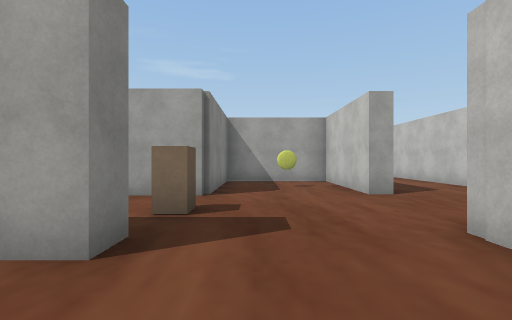
View 1 (above)

24 first-person views from a walk through a 3-D level made in the Unity game engine. The camera is 1.4 m above the floor, looks level and sees 85° across. The floor is counted in squares, 2 m on a side. Each view is taken from the middle of a square. On the plan, view 1 faces up. The plan holds only what a view shows up to about 9 squares ahead; the rest is blank. The player is left out. Some surface patterns are stand-ins.

View 2
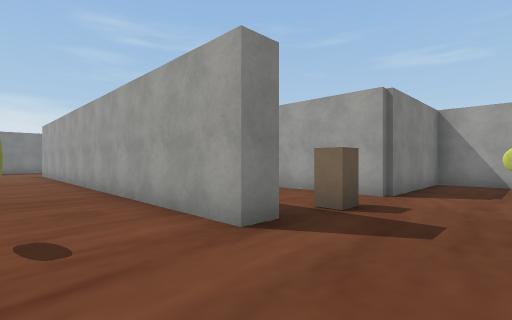

View 3
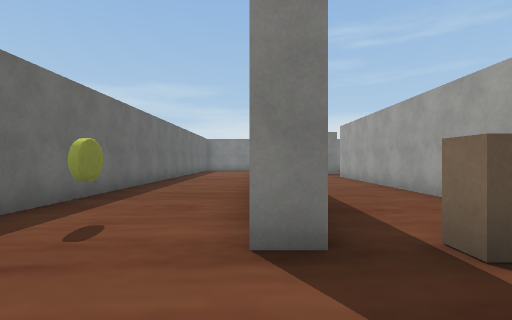

View 4
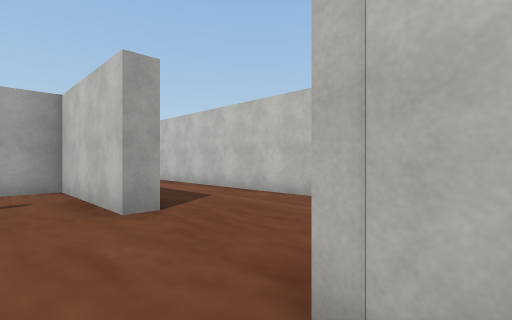

View 5
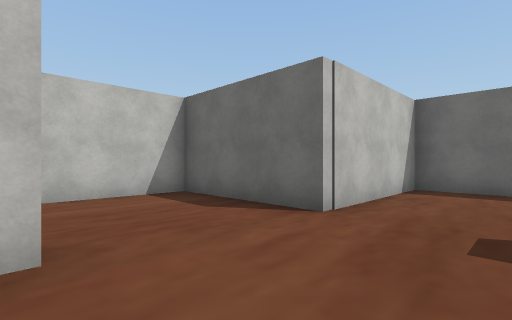

View 6
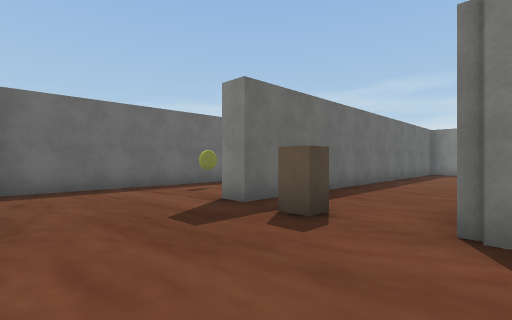

View 7
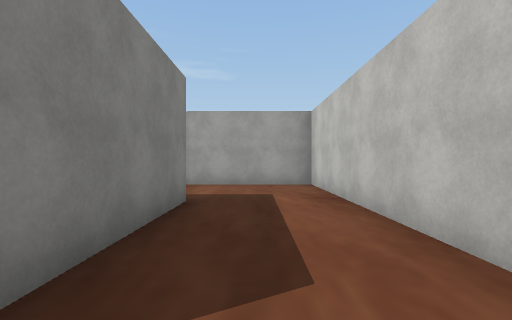

View 8
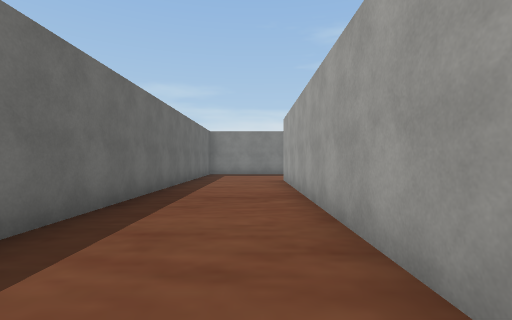

View 9
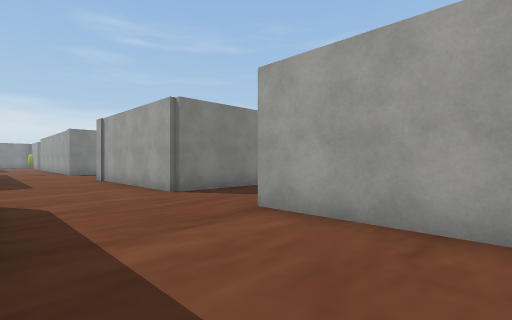

View 10
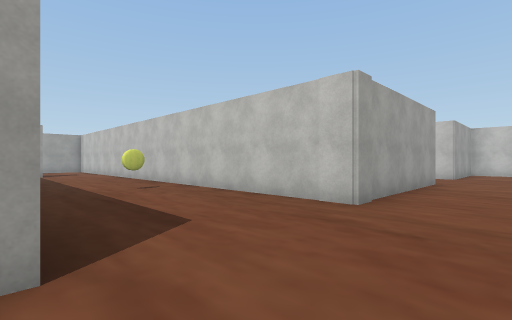

View 11
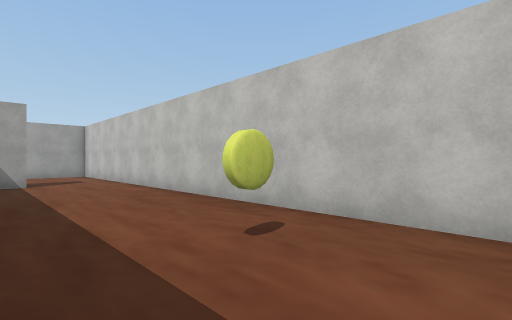

View 12
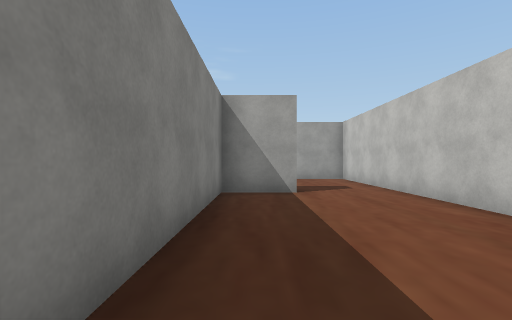

View 13
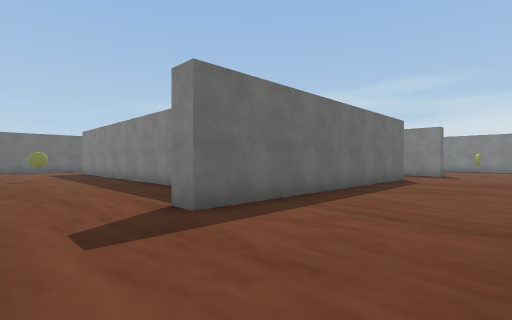

View 14
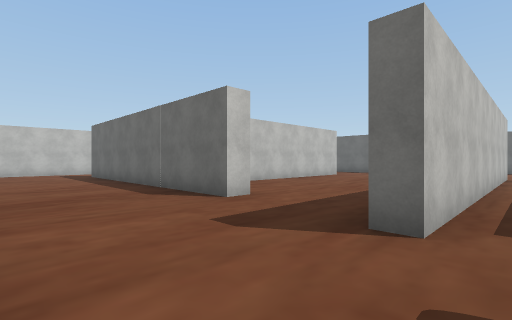

View 15
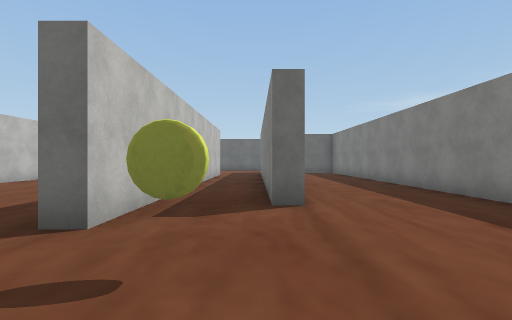

View 16
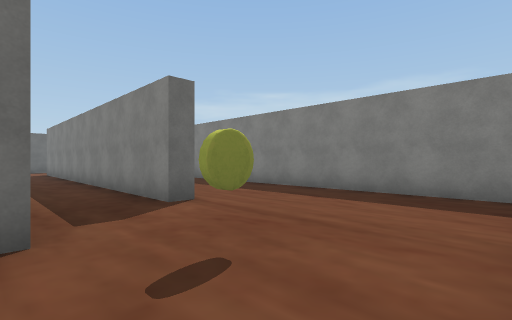

View 17
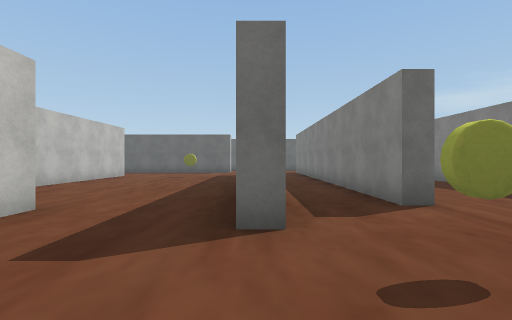

View 18
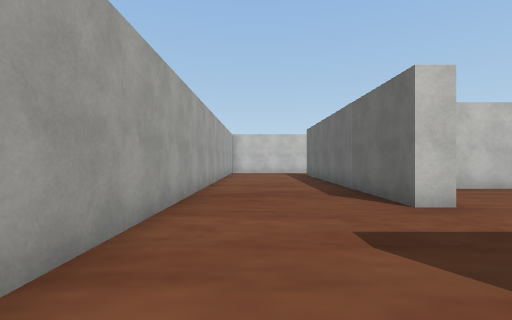

View 19
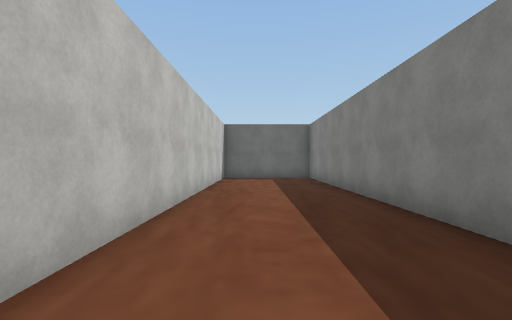

View 20
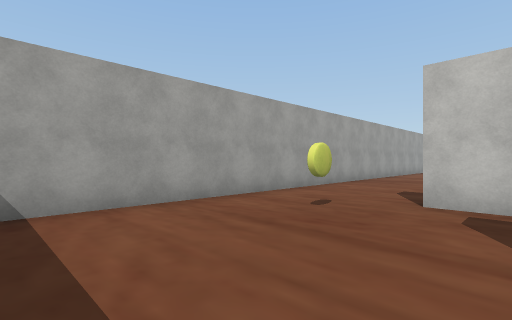

View 21
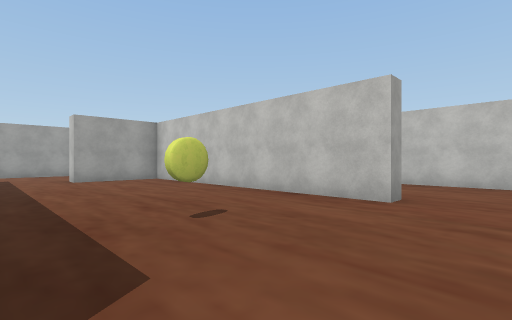

View 22
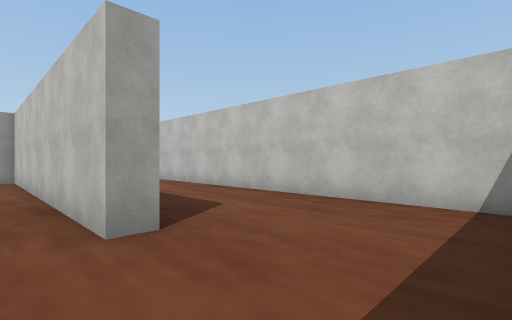

View 23
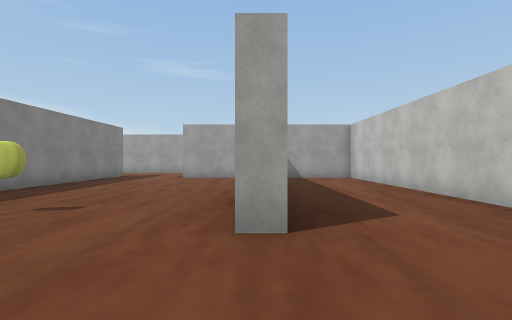

View 24
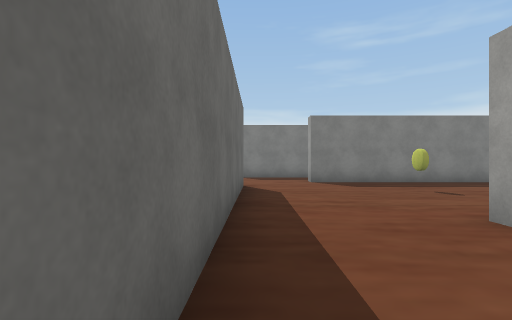

### Floor plan
Points are (right, up) in squares from view 1. A wall is a line through its corners. A room is listed if a view was taken in it or the views show most of it. See-through windows are left out.
Room 1 (views 1, 2, 3, 4, 5, 6, 7, 8, 9)
walls: (-2.1, 2.7) (-1.2, 2.7) (-1.2, 2) (-12.9, 2); (-7.4, 2.7) (-3.9, 2.7); (2.9, 5.7) (2.3, 5.7) (2.3, 9.2) (-0.9, 9.2) (-0.9, 5.5) (-8, 5.5); (2.8, 9.8) (2.8, 6.2); (-13, -1.2) (2, -1.2) (2, 2.7) (5.6, 2.7) (5.6, 13) (3.4, 13)
ways out: opening at (2.5, 11.5)
objects: other object (-2, 0); other object (-1, 4); other object (1, 7)
Room 2 (views 10, 11, 12, 13, 14, 15, 16, 17, 18, 19, 20, 21, 22, 23, 24)
walls: (-16.2, 25) (-16.9, 25) (-16.9, 25.7) (-8.1, 25.7) (-8.1, 25) (-9.7, 25) (-9.7, 19.8); (-13.6, 16.7) (-14.2, 16.7) (-14.2, 25) (-14.6, 25); (-19.8, 23) (-19.8, 15.6); (-20.3, 17.1) (-20.3, 26.2) (-19.8, 26.2); (-18.5, 13.7) (-11.2, 13.7); (-10.2, 14.1) (-10.2, 23); (-22.8, 24.7) (-22.3, 24.7) (-22.3, 18.6); (-12, 29.3) (-24.9, 29.3); (-22.8, 16) (-22.8, 23.8); (-5.8, 13) (-5.8, 28); (-26.1, 28.8) (-26.1, 16)
ways out: opening at (-19.5, 15); opening at (-5, 11.5)
objects: other object (-21, 27); other object (-17, 18); other object (-7, 18)

Positions as (right, up) in squares from view 1, and headings:
1: (0, 0), facing up
2: (1, 0), facing up-left
3: (1, 2), facing left
4: (1, 2), facing up-right
5: (0, 6), facing down-right
6: (2, 6), facing down-left
7: (4, 5), facing up
8: (-4, 1), facing left
9: (5, 10), facing up-left
10: (-10, 11), facing up-right
11: (-9, 16), facing up-right
12: (-9, 19), facing up
13: (-6, 29), facing down-left
14: (-21, 29), facing down-right
15: (-22, 29), facing down
16: (-20, 29), facing down-left
17: (-20, 29), facing down
18: (-21, 28), facing right
19: (-24, 25), facing down
20: (-25, 25), facing up-right
21: (-19, 15), facing up-right
22: (-15, 14), facing up-right
23: (-14, 14), facing up
24: (-11, 14), facing left
